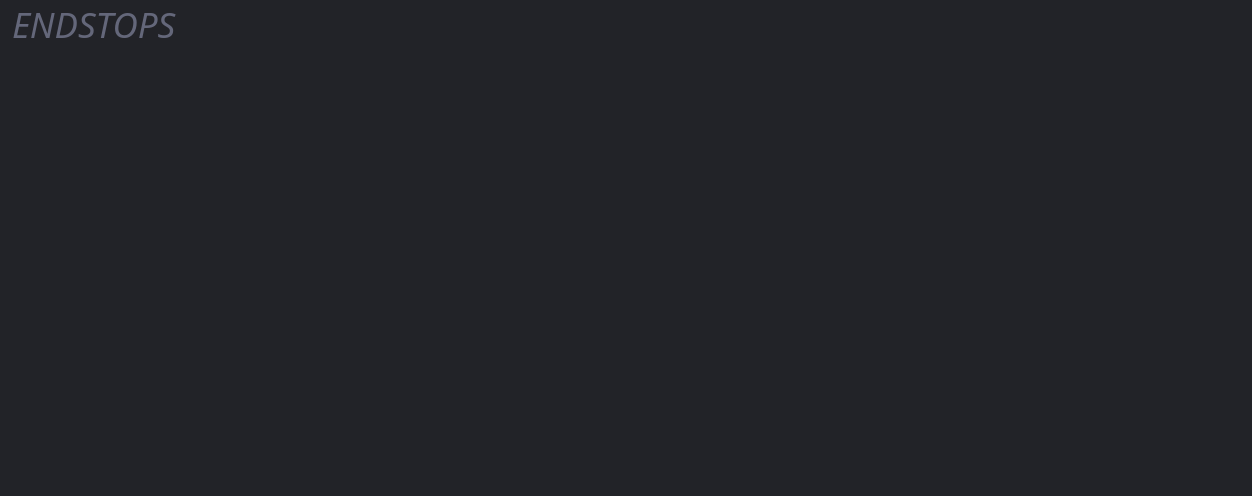
<?xml version="1.0" encoding="UTF-8"?>
<ui version="4.0">
 <class>EndstopsPage</class>
 <widget class="QWidget" name="EndstopsPage">
  <property name="geometry">
   <rect>
    <x>0</x>
    <y>0</y>
    <width>1252</width>
    <height>496</height>
   </rect>
  </property>
  <property name="minimumSize">
   <size>
    <width>0</width>
    <height>348</height>
   </size>
  </property>
  <property name="windowTitle">
   <string>Form</string>
  </property>
  <property name="styleSheet">
   <string notr="true">#EndstopsPage {
	background: rgb(34, 35, 40);
}

QWidget {
        font-family: &quot;Source Sans Pro&quot;;
		background: none;
}

QMenu {
    background-color: rgb(34, 35, 40);
}

QLabel:!disabled {
	color: white;
}

QGroupBox {
	border: 1px solid black;
	border-radius: 5px;
	background: rgb(34, 35, 40);
	padding-top: 25px;
}

QGroupBox:disabled {
	border: 1px solid rgb(26, 26, 30);
}

QGroupBox::title {
	background: rgb(249, 154, 0);
	color: rgb(34, 35, 40);
    padding: 5px;
	border: 1px solid black;
	border-top-left-radius: 5px;
	border-bottom-right-radius: 5px;
}

QGroupBox::title:disabled {
	background: rgb(34, 35, 40);
        color: rgb(100, 100, 100);
	border: 1px solid rgb(26, 26, 30);
}

QGroupBox:checked:!disabled {
	background: rgb(50, 52, 59);
}

QGroupBox:focus:!checked {
	border: 1px solid rgb(249, 154, 0);
	background: rgb(26, 26, 30);
}

QGroupBox:focus:checked {
	border: 1px solid rgb(249, 154, 0);
}

QGroupBox::title:focus {
	border: 1px solid rgb(249, 154, 0);
}

QGroupBox::indicator {
    width: 15px;
    height: 15px;
    background: rgb(34, 35, 40);
	border-radius: 3px;
}

QGroupBox::indicator:disabled {
    width: 15px;
    height: 15px;
    background: rgb(26, 26, 30);
}

QGroupBox::indicator:checked {
        image: url(&quot;://check_FILL0_wght400_GRAD0_opsz20.svg&quot;);
}

QCheckBox {
    padding: 5px;
	color: white;
    background: rgb(63, 65, 77);
    border: 1px solid black;
    border-radius: 5px;
}

QCheckBox:disabled {
	background: rgb(34, 35, 40);
        color: rgb(100, 100, 100);
}

QCheckBox::hover {
        border: 1px solid rgb(75, 77, 91);
}

QCheckBox:focus {
	border: 1px solid rgb(249, 154, 0);
}

QCheckBox::indicator {
    width: 15px;
    height: 15px;
    background: rgb(34, 35, 40);
	border-radius: 3px;
}

QCheckBox::indicator:disabled {
    width: 15px;
    height: 15px;
    background: rgb(26, 26, 30);
}

QCheckBox::indicator:checked {
        image: url(&quot;://check_FILL0_wght400_GRAD0_opsz20.svg&quot;);
}

QPushButton {
	background: rgb(63, 65, 77);
	color: white;
    border: 1px solid black;
	border-radius: 5px;
	padding: 6px;
}

QPushButton:disabled {
	background: rgb(34, 35, 40);
        color: rgb(100, 100, 100);
	border: 1px solid rgb(26, 26, 30);
}

QPushButton:hover {
	  background: rgb(75, 77, 91);
}

QComboBox {
	color: white;
    background: rgb(63, 65, 77);
    border: 1px solid black;
	border-radius: 5px;
	padding: 5px;
}

QComboBox::disabled {
	background: rgb(34, 35, 40);
        color: rgb(100, 100, 100);
	border: 1px solid rgb(26, 26, 30);
}

QComboBox:hover {
    border: 1px solid rgb(75, 77, 91);
}

QComboBox:focus {
	border: 1px solid rgb(249, 154, 0);
}

QComboBox::drop-down {
	border: none;
}

QComboBox::down-arrow {
        image: url(&quot;:/arrow_drop_down_FILL0_wght400_GRAD0_opsz20_white.svg&quot;);
 	width: 6px;
	margin-right: 4px;
	margin-bottom: 2px;
}

QLineEdit {
	color: white;
    background: rgb(63, 65, 77);
    border: 1px solid black;
	border-radius: 5px;
	padding: 5px;
}

QLineEdit:disabled {
	background: rgb(34, 35, 40);
        color: rgb(100, 100, 100);
	border: 1px solid rgb(26, 26, 30);
}

QLineEdit:hover {
    border: 1px solid rgb(75, 77, 91);
}

QLineEdit:focus {
	border: 1px solid rgb(249, 154, 0);
}

QLabel {
	min-height: 30px;
}

QLabel:disabled {
        color: rgb(100, 100, 100);
}

QAbstractSpinBox {
	color: white;
    background: rgb(63, 65, 77);
    border: 1px solid black;
	border-radius: 5px;
	padding: 5px;
}

QAbstractSpinBox:disabled {
	background: rgb(34, 35, 40);
        color: rgb(100, 100, 100);
	border: 1px solid rgb(26, 26, 30);
}

QAbstractSpinBox:hover {
    border: 1px solid rgb(75, 77, 91);
}

QAbstractSpinBox:focus {
	border: 1px solid rgb(249, 154, 0);
}

QAbstractSpinBox::up-button {
        image: url(&quot;:/arrow_drop_up_FILL0_wght400_GRAD0_opsz20_white.svg&quot;);
 	width: 6px;
	margin-right: 6px;
	margin-top: 4px;
}

QAbstractSpinBox::down-button {
        image: url(&quot;:/arrow_drop_down_FILL0_wght400_GRAD0_opsz20_white.svg&quot;);
 	width: 6px;
	margin-right: 6px;
	margin-bottom: 4px;
}

QAbstractSpinBox::up-button:disabled,
QAbstractSpinBox::up-button:off {
                image: url(&quot;:/arrow_drop_up_FILL0_wght400_GRAD0_opsz20.svg&quot;);
}

QAbstractSpinBox::down-button:disabled,
QAbstractSpinBox::down-button:off {
                image: url(&quot;:/arrow_drop_down_FILL0_wght400_GRAD0_opsz20.svg&quot;);
}</string>
  </property>
  <layout class="QGridLayout" name="gridLayout">
   <property name="leftMargin">
    <number>12</number>
   </property>
   <property name="topMargin">
    <number>0</number>
   </property>
   <property name="rightMargin">
    <number>17</number>
   </property>
   <property name="spacing">
    <number>10</number>
   </property>
   <item row="3" column="1">
    <spacer name="verticalSpacer_2">
     <property name="orientation">
      <enum>Qt::Vertical</enum>
     </property>
     <property name="sizeType">
      <enum>QSizePolicy::Fixed</enum>
     </property>
     <property name="sizeHint" stdset="0">
      <size>
       <width>20</width>
       <height>10</height>
      </size>
     </property>
    </spacer>
   </item>
   <item row="10" column="0" colspan="3">
    <spacer name="verticalSpacer">
     <property name="orientation">
      <enum>Qt::Vertical</enum>
     </property>
     <property name="sizeHint" stdset="0">
      <size>
       <width>0</width>
       <height>0</height>
      </size>
     </property>
    </spacer>
   </item>
   <item row="2" column="0" colspan="3">
    <widget class="QWidget" name="widget" native="true">
     <layout class="QGridLayout" name="gridLayout_5">
      <property name="leftMargin">
       <number>0</number>
      </property>
      <property name="topMargin">
       <number>0</number>
      </property>
      <property name="rightMargin">
       <number>0</number>
      </property>
      <property name="bottomMargin">
       <number>0</number>
      </property>
      <property name="horizontalSpacing">
       <number>10</number>
      </property>
      <property name="verticalSpacing">
       <number>5</number>
      </property>
      <item row="0" column="0">
       <widget class="QLabel" name="label_5">
        <property name="sizePolicy">
         <sizepolicy hsizetype="Fixed" vsizetype="Preferred">
          <horstretch>0</horstretch>
          <verstretch>0</verstretch>
         </sizepolicy>
        </property>
        <property name="font">
         <font>
          <family>Source Sans Pro Light</family>
          <pointsize>-1</pointsize>
          <italic>true</italic>
         </font>
        </property>
        <property name="styleSheet">
         <string notr="true">QLabel {
	color: rgb(100, 103, 122);
	font-size: 35px;
	font-family: &quot;Source Sans Pro Light&quot;;
	font-style: italic;
}
</string>
        </property>
        <property name="text">
         <string>ENDSTOPS</string>
        </property>
       </widget>
      </item>
      <item row="0" column="1">
       <widget class="QPushButton" name="uDocumentationButton">
        <property name="sizePolicy">
         <sizepolicy hsizetype="Fixed" vsizetype="Fixed">
          <horstretch>0</horstretch>
          <verstretch>0</verstretch>
         </sizepolicy>
        </property>
        <property name="toolTip">
         <string>Open Endstops documentation</string>
        </property>
        <property name="styleSheet">
         <string notr="true">QPushButton {
	background: none;
	border: none;
}</string>
        </property>
        <property name="text">
         <string/>
        </property>
        <property name="icon">
         <iconset resource="../resources/resources.qrc">
          <normaloff>:/open_in_new_FILL0_wght100_GRAD0_opsz20.svg</normaloff>:/open_in_new_FILL0_wght100_GRAD0_opsz20.svg</iconset>
        </property>
        <property name="iconSize">
         <size>
          <width>20</width>
          <height>20</height>
         </size>
        </property>
       </widget>
      </item>
      <item row="0" column="2">
       <spacer name="horizontalSpacer">
        <property name="orientation">
         <enum>Qt::Horizontal</enum>
        </property>
        <property name="sizeHint" stdset="0">
         <size>
          <width>40</width>
          <height>20</height>
         </size>
        </property>
       </spacer>
      </item>
     </layout>
    </widget>
   </item>
  </layout>
 </widget>
 <resources>
  <include location="../resources/resources.qrc"/>
 </resources>
 <connections/>
</ui>
